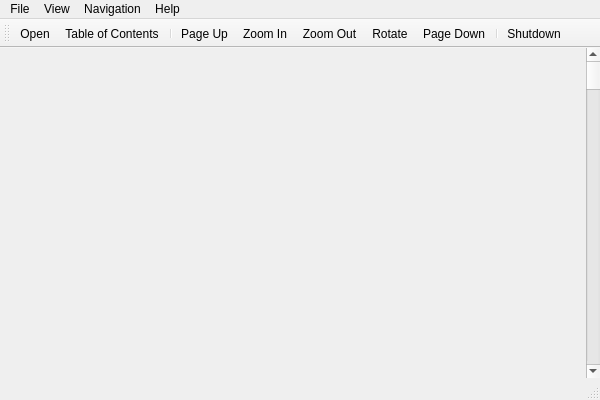
<?xml version="1.0" encoding="UTF-8"?>
<ui version="4.0">
 <class>MainWindowClass</class>
 <widget class="QMainWindow" name="MainWindowClass">
  <property name="geometry">
   <rect>
    <x>0</x>
    <y>0</y>
    <width>600</width>
    <height>400</height>
   </rect>
  </property>
  <property name="windowTitle">
   <string>Alexandria Reader</string>
  </property>
  <property name="windowIcon">
   <iconset>
    <normaloff>:/icons/action/icons/coolreader.png</normaloff>:/icons/action/icons/coolreader.png</iconset>
  </property>
  <widget class="QWidget" name="centralWidget">
   <property name="minimumSize">
    <size>
     <width>300</width>
     <height>300</height>
    </size>
   </property>
   <layout class="QHBoxLayout" name="horizontalLayout">
    <property name="spacing">
     <number>0</number>
    </property>
    <property name="sizeConstraint">
     <enum>QLayout::SetMinimumSize</enum>
    </property>
    <property name="margin">
     <number>0</number>
    </property>
    <item>
     <layout class="QHBoxLayout" name="horizontalLayout_2">
      <property name="spacing">
       <number>0</number>
      </property>
      <item>
       <widget class="CR3View" name="view" native="true">
        <property name="contextMenuPolicy">
         <enum>Qt::CustomContextMenu</enum>
        </property>
       </widget>
      </item>
      <item>
       <widget class="QScrollBar" name="scroll">
        <property name="orientation">
         <enum>Qt::Vertical</enum>
        </property>
       </widget>
      </item>
     </layout>
    </item>
   </layout>
  </widget>
  <widget class="QMenuBar" name="menuBar">
   <property name="geometry">
    <rect>
     <x>0</x>
     <y>0</y>
     <width>600</width>
     <height>21</height>
    </rect>
   </property>
   <widget class="QMenu" name="menuFile">
    <property name="title">
     <string>File</string>
    </property>
    <addaction name="actionOpen"/>
    <addaction name="actionRecentBooks"/>
    <addaction name="actionExport"/>
    <addaction name="separator"/>
    <addaction name="actionFileProperties"/>
    <addaction name="actionSettings"/>
    <addaction name="separator"/>
    <addaction name="actionClose"/>
   </widget>
   <widget class="QMenu" name="menuView">
    <property name="title">
     <string>View</string>
    </property>
    <addaction name="actionFindText"/>
    <addaction name="actionToggle_Pages_Scroll"/>
    <addaction name="actionMinimize"/>
    <addaction name="actionToggle_Full_Screen"/>
    <addaction name="actionZoom_In"/>
    <addaction name="actionZoom_Out"/>
    <addaction name="actionRotate"/>
    <addaction name="separator"/>
    <addaction name="actionTOC"/>
    <addaction name="actionShowBookmarksList"/>
    <addaction name="actionAddBookmark"/>
   </widget>
   <widget class="QMenu" name="menuNavigation">
    <property name="title">
     <string>Navigation</string>
    </property>
    <addaction name="actionNextPage"/>
    <addaction name="actionPrevPage"/>
    <addaction name="actionNextLine"/>
    <addaction name="actionPrevLine"/>
    <addaction name="actionFirstPage"/>
    <addaction name="actionLastPage"/>
    <addaction name="actionNextChapter"/>
    <addaction name="actionPrevChapter"/>
    <addaction name="separator"/>
    <addaction name="actionBack"/>
    <addaction name="actionForward"/>
   </widget>
   <widget class="QMenu" name="menuHelp">
    <property name="title">
     <string>Help</string>
    </property>
    <addaction name="actionAboutQT"/>
    <addaction name="actionAboutCoolReader"/>
   </widget>
   <addaction name="menuFile"/>
   <addaction name="menuView"/>
   <addaction name="menuNavigation"/>
   <addaction name="menuHelp"/>
  </widget>
  <widget class="QToolBar" name="mainToolBar">
   <attribute name="toolBarArea">
    <enum>TopToolBarArea</enum>
   </attribute>
   <attribute name="toolBarBreak">
    <bool>false</bool>
   </attribute>
   <addaction name="actionOpen"/>
   <!--
      -<addaction name="actionRecentBooks"/>
      -->
   <addaction name="actionTOC"/>
   <!--
      -<addaction name="actionFindText"/>
      -->
   <addaction name="separator"/>
   <addaction name="actionPrevPage"/>
   <addaction name="actionZoom_In"/>
   <addaction name="actionZoom_Out"/>
   <addaction name="actionRotate"/>
   <addaction name="actionNextPage"/>
   <addaction name="separator"/>
   <!--
      -<addaction name="actionSettings"/>
      -->
   <addaction name="actionShutdown"/>
  </widget>
  <widget class="QStatusBar" name="statusBar"/>
  <action name="actionOpen">
   <property name="icon">
    <iconset>
     <normaloff>:/icons/action/icons/fileopen.png</normaloff>:/icons/action/icons/fileopen.png</iconset>
   </property>
   <property name="text">
    <string>Open...</string>
   </property>
   <property name="toolTip">
    <string>Open file</string>
   </property>
   <property name="shortcut">
    <string>F3</string>
   </property>
  </action>
  <action name="actionToggle_Pages_Scroll">
   <property name="text">
    <string>Toggle Pages/Scroll</string>
   </property>
   <property name="shortcut">
    <string>Ctrl+P</string>
   </property>
  </action>
  <action name="actionClose">
   <property name="icon">
    <iconset>
     <normaloff>:/icons/action/icons/exit.png</normaloff>:/icons/action/icons/exit.png</iconset>
   </property>
   <property name="text">
    <string>Close</string>
   </property>
   <property name="shortcut">
    <string>F12</string>
   </property>
  </action>
  <action name="actionMinimize">
   <property name="text">
    <string>Minimize</string>
   </property>
   <property name="shortcut">
    <string>Esc</string>
   </property>
   <property name="shortcutContext">
    <enum>Qt::WindowShortcut</enum>
   </property>
  </action>
  <action name="actionNextPage">
   <property name="icon">
    <iconset>
     <normaloff>:/icons/action/icons/forward.png</normaloff>:/icons/action/icons/forward.png</iconset>
   </property>
   <property name="text">
    <string>Page Down</string>
   </property>
   <property name="toolTip">
    <string>Go to next page</string>
   </property>
   <property name="shortcut">
    <string>PgDown</string>
   </property>
  </action>
  <action name="actionPrevPage">
   <property name="icon">
    <iconset>
     <normaloff>:/icons/action/icons/back.png</normaloff>:/icons/action/icons/back.png</iconset>
   </property>
   <property name="text">
    <string>Page Up</string>
   </property>
   <property name="toolTip">
    <string>Back by page</string>
   </property>
   <property name="shortcut">
    <string>PgUp</string>
   </property>
  </action>
  <action name="actionNextLine">
   <property name="text">
    <string>Line Down</string>
   </property>
   <property name="toolTip">
    <string>Forward by one line</string>
   </property>
   <property name="shortcut">
    <string>Down</string>
   </property>
  </action>
  <action name="actionPrevLine">
   <property name="text">
    <string>Line Up</string>
   </property>
   <property name="toolTip">
    <string>Back by line</string>
   </property>
   <property name="shortcut">
    <string>Up</string>
   </property>
  </action>
  <action name="actionFirstPage">
   <property name="text">
    <string>First Page</string>
   </property>
   <property name="toolTip">
    <string>Go to first page</string>
   </property>
   <property name="shortcut">
    <string>Home</string>
   </property>
  </action>
  <action name="actionLastPage">
   <property name="text">
    <string>Last Page</string>
   </property>
   <property name="toolTip">
    <string>Go to last page</string>
   </property>
   <property name="shortcut">
    <string>End</string>
   </property>
  </action>
  <action name="actionBack">
   <property name="text">
    <string>Back</string>
   </property>
   <property name="toolTip">
    <string>Back in navigation history</string>
   </property>
   <property name="shortcut">
    <string>Backspace</string>
   </property>
  </action>
  <action name="actionForward">
   <property name="text">
    <string>Forward</string>
   </property>
   <property name="toolTip">
    <string>Go to the next position in navigation history</string>
   </property>
   <property name="shortcut">
    <string>Shift+Backspace</string>
   </property>
  </action>
  <action name="actionNextChapter">
   <property name="text">
    <string>Next Chapter</string>
   </property>
   <property name="toolTip">
    <string>Go to next chapter</string>
   </property>
   <property name="shortcut">
    <string>Alt+Down</string>
   </property>
  </action>
  <action name="actionPrevChapter">
   <property name="text">
    <string>Previous Chapter</string>
   </property>
   <property name="toolTip">
    <string>Go to previous chapter</string>
   </property>
   <property name="shortcut">
    <string>Alt+Up</string>
   </property>
  </action>
  <action name="actionToggle_Full_Screen">
   <property name="checkable">
    <bool>true</bool>
   </property>
   <property name="icon">
    <iconset>
     <normaloff>:/icons/action/icons/window_fullscreen.png</normaloff>:/icons/action/icons/window_fullscreen.png</iconset>
   </property>
   <property name="text">
    <string>Toggle Full Screen</string>
   </property>
   <property name="toolTip">
    <string>Toggle Full Screen mode</string>
   </property>
   <property name="shortcut">
    <string>Alt+Return</string>
   </property>
  </action>
  <action name="actionZoom_In">
   <property name="icon">
    <iconset>
     <normaloff>:/icons/action/icons/viewmag+.png</normaloff>:/icons/action/icons/viewmag+.png</iconset>
   </property>
   <property name="text">
    <string>Zoom In</string>
   </property>
   <property name="toolTip">
    <string>Increase font size</string>
   </property>
   <property name="shortcut">
    <string>+</string>
   </property>
  </action>
  <action name="actionZoom_Out">
   <property name="icon">
    <iconset>
     <normaloff>:/icons/action/icons/viewmag-.png</normaloff>:/icons/action/icons/viewmag-.png</iconset>
   </property>
   <property name="text">
    <string>Zoom Out</string>
   </property>
   <property name="toolTip">
    <string>Decrease font size</string>
   </property>
   <property name="shortcut">
    <string>-</string>
   </property>
  </action>
  <action name="actionTOC">
   <property name="icon">
    <iconset>
     <normaloff>:/icons/action/icons/view-table-of-contents-ltr.png</normaloff>:/icons/action/icons/view-table-of-contents-ltr.png</iconset>
   </property>
   <property name="text">
    <string>Table of Contents...</string>
   </property>
   <property name="toolTip">
    <string>Show table of contents</string>
   </property>
   <property name="shortcut">
    <string>F4</string>
   </property>
  </action>
  <action name="actionRecentBooks">
   <property name="icon">
    <iconset>
     <normaloff>:/icons/action/icons/folder_favorite.png</normaloff>:/icons/action/icons/folder_favorite.png</iconset>
   </property>
   <property name="text">
    <string>Recent Books</string>
   </property>
   <property name="toolTip">
    <string>Show recent books list</string>
   </property>
   <property name="shortcut">
    <string>F5</string>
   </property>
  </action>
  <action name="actionSettings">
   <property name="icon">
    <iconset>
     <normaloff>:/icons/action/icons/configure.png</normaloff>:/icons/action/icons/configure.png</iconset>
   </property>
   <property name="text">
    <string>Settings...</string>
   </property>
   <property name="toolTip">
    <string>Settings</string>
   </property>
   <property name="shortcut">
    <string>F9</string>
   </property>
  </action>
  <action name="actionShutdown">
   <property name="icon">
    <iconset>
     <normaloff>:/icons/action/icons/exit.png</normaloff>:/icons/action/icons/exit.png</iconset>
   </property>
   <property name="text">
    <string>Shutdown</string>
   </property>
   <property name="toolTip">
    <string>Shutdown</string>
   </property>
  </action>
  <action name="actionCopy">
   <property name="icon">
    <iconset>
     <normaloff>:/icons/action/icons/editcopy.png</normaloff>:/icons/action/icons/editcopy.png</iconset>
   </property>
   <property name="text">
    <string>Copy</string>
   </property>
   <property name="toolTip">
    <string>Copy selected text</string>
   </property>
   <property name="shortcut">
    <string>Ctrl+C</string>
   </property>
  </action>
  <action name="actionCopy2">
   <property name="text">
    <string>copy2</string>
   </property>
   <property name="toolTip">
    <string>Copy alternative shortcut</string>
   </property>
   <property name="shortcut">
    <string>Ctrl+Ins</string>
   </property>
  </action>
  <action name="actionAboutQT">
   <property name="text">
    <string>About Qt</string>
   </property>
   <property name="toolTip">
    <string>About Qt</string>
   </property>
  </action>
  <action name="actionAboutCoolReader">
   <property name="text">
    <string>About CoolReader</string>
   </property>
   <property name="toolTip">
    <string>About CoolReader</string>
   </property>
   <property name="shortcut">
    <string>F1</string>
   </property>
  </action>
  <action name="actionAddBookmark">
   <property name="icon">
    <iconset>
     <normaloff>:/icons/action/icons/bookmark.png</normaloff>:/icons/action/icons/bookmark.png</iconset>
   </property>
   <property name="text">
    <string>Add Bookmark</string>
   </property>
   <property name="toolTip">
    <string>Add bookmark</string>
   </property>
   <property name="shortcut">
    <string>Ctrl+B</string>
   </property>
  </action>
  <action name="actionShowBookmarksList">
   <property name="icon">
    <iconset>
     <normaloff>:/icons/action/icons/bookmark_folder.png</normaloff>:/icons/action/icons/bookmark_folder.png</iconset>
   </property>
   <property name="text">
    <string>Bookmark List...</string>
   </property>
   <property name="toolTip">
    <string>Show bookmarks list</string>
   </property>
   <property name="shortcut">
    <string>F6</string>
   </property>
  </action>
  <action name="actionFileProperties">
   <property name="icon">
    <iconset>
     <normaloff>:/icons/action/icons/player_playlist.png</normaloff>:/icons/action/icons/player_playlist.png</iconset>
   </property>
   <property name="text">
    <string>File Properties...</string>
   </property>
   <property name="toolTip">
    <string>Show file properties</string>
   </property>
   <property name="shortcut">
    <string>Ctrl+F1</string>
   </property>
  </action>
  <action name="actionRotate">
   <property name="icon">
    <iconset>
     <normaloff>:/icons/action/icons/rotate_cw.png</normaloff>:/icons/action/icons/rotate_cw.png</iconset>
   </property>
   <property name="text">
    <string>Rotate</string>
   </property>
   <property name="shortcut">
    <string>Ctrl+R</string>
   </property>
  </action>
  <action name="actionFindText">
   <property name="icon">
    <iconset>
     <normaloff>:/icons/action/icons/find.png</normaloff>:/icons/action/icons/find.png</iconset>
   </property>
   <property name="text">
    <string>Find text...</string>
   </property>
   <property name="toolTip">
    <string>Find text</string>
   </property>
   <property name="shortcut">
    <string>Ctrl+F</string>
   </property>
  </action>
  <action name="actionToggleEditMode">
   <property name="text">
    <string>Toggle Edit Mode</string>
   </property>
   <property name="toolTip">
    <string>Toggle edit mode</string>
   </property>
   <property name="shortcut">
    <string>Ctrl+E</string>
   </property>
  </action>
  <action name="actionExport">
   <property name="text">
    <string>Export</string>
   </property>
   <property name="toolTip">
    <string>Export document</string>
   </property>
   <property name="shortcut">
    <string>Ctrl+S</string>
   </property>
  </action>
  <action name="actionNextPage2">
   <property name="text">
    <string>Next Page</string>
   </property>
   <property name="toolTip">
    <string>Next Page</string>
   </property>
   <property name="shortcut">
    <string>Right</string>
   </property>
  </action>
  <action name="actionPrevPage2">
   <property name="text">
    <string>Previous Page</string>
   </property>
   <property name="toolTip">
    <string>Previous Page</string>
   </property>
   <property name="shortcut">
    <string>Left</string>
   </property>
  </action>
 </widget>
 <layoutdefault spacing="6" margin="11"/>
 <customwidgets>
  <customwidget>
   <class>CR3View</class>
   <extends>QWidget</extends>
   <header>cr3widget.h</header>
   <container>1</container>
   <slots>
    <signal>fileOpened()</signal>
    <slot>open()</slot>
    <slot>contextMenu(QPoint)</slot>
   </slots>
  </customwidget>
 </customwidgets>
 <resources/>
 <connections>
  <connection>
   <sender>view</sender>
   <signal>customContextMenuRequested(QPoint)</signal>
   <receiver>MainWindowClass</receiver>
   <slot>contextMenu(QPoint)</slot>
   <hints>
    <hint type="sourcelabel">
     <x>316</x>
     <y>261</y>
    </hint>
    <hint type="destinationlabel">
     <x>652</x>
     <y>32</y>
    </hint>
   </hints>
  </connection>
 </connections>
 <slots>
  <slot>contextMenu(QPoint)</slot>
 </slots>
</ui>
